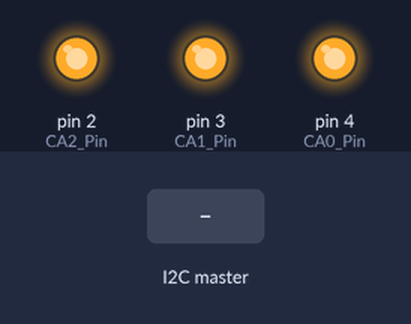
This sketch was run on a simulated Arduino Uno, built with avr-gcc and run on an emulated ATmega328P. Parts: output pins drawn as LEDs (lit = HIGH). The inputs (shaded band) are chosen by the test bench. EEPROM starts erased.

Above: at 1.2 s.
1.3 s: the I2C master sends the byte 1
At 1.7 s:
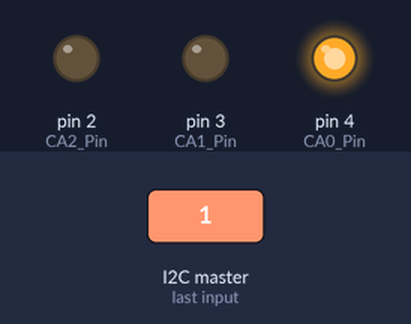
2.8 s: the I2C master sends the byte 0
At 4.0 s:
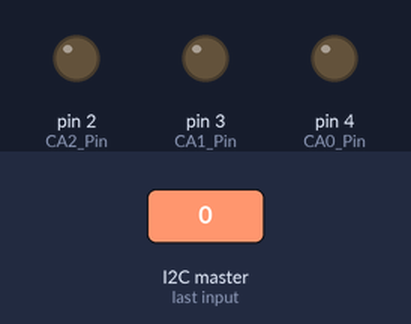
Timing chart, 0 to 5.8 s (numbered marks = the images above; inputs shaded):
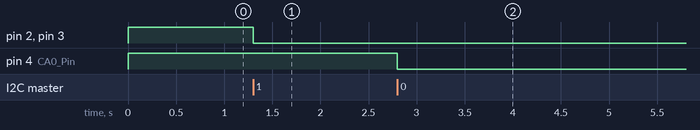

Measured:
- after the input at 1.3 s, pin 2 (CA2_Pin), pin 3 (CA1_Pin): HIGH → LOW at once
- after the input at 2.8 s, pin 4 (CA0_Pin): HIGH → LOW at once

The sketch:

I2C_Slave.ino
```cpp
#include <Wire.h>
#include <EEPROM.h>

#define CA2_Pin 2
#define CA1_Pin 3
#define CA0_Pin 4

byte CA2 = 0;
byte CA1 = 0;
byte CA0 = 0;

void I2C_Action(int);

void setup() {
  //Serial.end();
	//Serial.begin(9600); //For Debugging
	Init_EEPROM_Values(); //Read initial values from EEPROM and initialize the address pins
	Wire.begin(100);	// join i2c bus with a//ddress #100
	Wire.onReceive(I2C_Action);	//Setup routine for i2c data receive
}

void loop() { //Emtpy loop. Will enter I2C_Action when I2C data is received
 delay(100);
}

void I2C_Action(int nBytes){
	//Serial.println("I2C Action");
	int eeAddress = 0;
	byte I2C_Data = Wire.read();
	CA2 = (I2C_Data & 0b110000) >> 4;
	CA1 = (I2C_Data & 0b001100) >> 2;
	CA0 = (I2C_Data & 0b000011);

	EEPROM.update(eeAddress, I2C_Data); //Writes the address to EEPROM. Update will only change EEPROM if it's different

	addressChange(); //Calls the function to change output pins based on possible address change

	while(Wire.available()) //Get rest of data to clear the read buffer. We don't care about the rest of the data
		{
		Wire.read();
		}
	return;
}


void Init_EEPROM_Values(){ //Read initial values from EEPROM and initialize the address pins

	int eeAddress = 0;
	byte i2c_addr = 0;

	EEPROM.get(eeAddress, i2c_addr);
	i2c_addr = (byte) i2c_addr;

	CA2 = (i2c_addr & 0b110000) >> 4;
	CA1 = (i2c_addr & 0b001100) >> 2;
	CA0 = (i2c_addr & 0b000011);

	addressChange(); //Calls the function to change output pins based on possible address change

}

void addressChange() //Function to house the case statement whenever an address change may have occured
{

	switch (CA2) {
		case 0:
			pinMode(CA2_Pin, OUTPUT);
			digitalWrite(CA2_Pin, LOW);
			//Serial.print("CA2: ");
			//Serial.println("LOW");
			break;
		case 2:
			pinMode(CA2_Pin, INPUT);
			//Serial.print("CA2: ");
			//Serial.println("FLOAT");
			break;
		case 3:
			pinMode(CA2_Pin, OUTPUT);
			digitalWrite(CA2_Pin, HIGH);
			//Serial.print("CA2: ");
			//Serial.println("HIGH");
			break;
		default:
			//Serial.print("CA2: ");
			//Serial.println("Default Case");
			break;
	}

	switch (CA1) {
		case 0:
			pinMode(CA1_Pin, OUTPUT);
			digitalWrite(CA1_Pin, LOW);
			//Serial.print("CA1: ");
			//Serial.println("LOW");
			break;
		case 2:
			pinMode(CA1_Pin, INPUT);
			//Serial.print("CA1: ");
			//Serial.println("FLOAT");
			break;
		case 3:
			pinMode(CA1_Pin, OUTPUT);
			digitalWrite(CA1_Pin, HIGH);
			//Serial.print("CA1: ");
			//Serial.println("HIGH");

			break;
		default:
			//Serial.print("CA1: ");
			//Serial.println("Default Case");
			break;

		}

	switch (CA0) {
		case 0:
			pinMode(CA0_Pin, OUTPUT);
			digitalWrite(CA0_Pin, LOW);
			//Serial.print("CA0: ");
			//Serial.println("LOW");
			break;
		case 2:
			pinMode(CA0_Pin, INPUT);
			//Serial.print("CA0: ");
			//Serial.println("FLOAT");
			break;
		case 3:
			pinMode(CA0_Pin, OUTPUT);
			digitalWrite(CA0_Pin, HIGH);
			//Serial.print("CA0: ");
			//Serial.println("HIGH");

			break;
		default:
			//Serial.print("CA0: ");
			//Serial.println("Default Case");
			break;

		}


}
```
